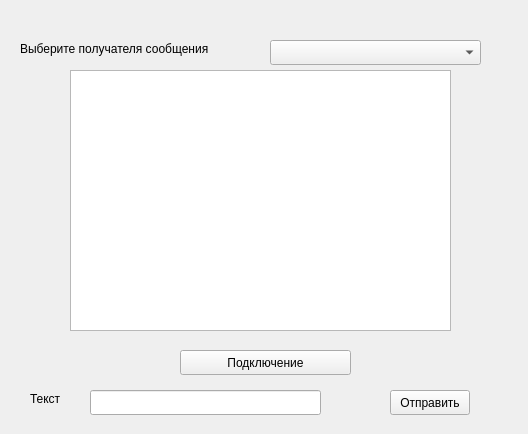
<?xml version="1.0" encoding="UTF-8"?>
<ui version="4.0">
 <class>ClientWindow</class>
 <widget class="QWidget" name="ClientWindow">
  <property name="geometry">
   <rect>
    <x>0</x>
    <y>0</y>
    <width>528</width>
    <height>434</height>
   </rect>
  </property>
  <property name="windowTitle">
   <string>Form</string>
  </property>
  <widget class="QPushButton" name="connect">
   <property name="geometry">
    <rect>
     <x>180</x>
     <y>350</y>
     <width>171</width>
     <height>25</height>
    </rect>
   </property>
   <property name="text">
    <string>Подключение</string>
   </property>
  </widget>
  <widget class="QLineEdit" name="message">
   <property name="geometry">
    <rect>
     <x>90</x>
     <y>390</y>
     <width>231</width>
     <height>25</height>
    </rect>
   </property>
  </widget>
  <widget class="QLabel" name="text">
   <property name="geometry">
    <rect>
     <x>30</x>
     <y>390</y>
     <width>54</width>
     <height>17</height>
    </rect>
   </property>
   <property name="text">
    <string>Текст</string>
   </property>
  </widget>
  <widget class="QPushButton" name="send">
   <property name="geometry">
    <rect>
     <x>390</x>
     <y>390</y>
     <width>80</width>
     <height>25</height>
    </rect>
   </property>
   <property name="text">
    <string>Отправить</string>
   </property>
  </widget>
  <widget class="QListView" name="chat">
   <property name="geometry">
    <rect>
     <x>70</x>
     <y>70</y>
     <width>381</width>
     <height>261</height>
    </rect>
   </property>
  </widget>
  <widget class="QLabel" name="label">
   <property name="geometry">
    <rect>
     <x>20</x>
     <y>40</y>
     <width>231</width>
     <height>17</height>
    </rect>
   </property>
   <property name="text">
    <string>Выберите получателя сообщения</string>
   </property>
  </widget>
  <widget class="QComboBox" name="userBox">
   <property name="geometry">
    <rect>
     <x>270</x>
     <y>40</y>
     <width>211</width>
     <height>25</height>
    </rect>
   </property>
  </widget>
  <widget class="QLabel" name="userName">
   <property name="geometry">
    <rect>
     <x>230</x>
     <y>10</y>
     <width>54</width>
     <height>17</height>
    </rect>
   </property>
   <property name="text">
    <string/>
   </property>
  </widget>
 </widget>
 <resources/>
 <connections/>
</ui>
